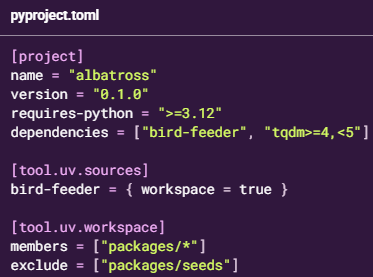
#> input picture notes/Workspaces/images/workspace.png, 373 x 277 px
$ jupyter execute workspaces.ipynb
#> lines starting #> are read from the running program, lines starting #| are printed output that depends on the picture
### Workspace:

- Inspired by the Cargo concept of the same name, a workspace is "a collection of one or more packages, called workspace members, that are managed together.

- Workspaces organize large codebases by splitting them into multiple packages with common dependencies.
- Think: a FastAPI-based web application, alongside a series of libraries that are versioned and maintained as separate Python packages, all in the same Git repository.
- In a workspace, each package defines its own pyproject.toml, but the workspace shares a single lockfile, ensuring that the workspace operates with a consistent set of dependencies.
- As such, uv lock operates on the entire workspace at once, while uv run and uv sync operate on the workspace root by default, though both accept a --package argument, allowing you to run a command in a particular workspace member from any workspace directory

#### To create a workspace:

- add a ```tool.uv.workspace``` table to a ```pyproject.toml```, which will implicitly create a workspace rooted at that package

Note:
- running uv init inside existing package will add newly created workspace

Pyproject.toml:

- defining a workspace, you must specify the members (required) and exclude (optional) keys, which direct the workspace to include or exclude specific directories as members respectively, and accept lists of globs in ```pyproject.toml``` file
- workspace members can be either applications or libraries
- every workspace needs a root, which is also a workspace member.

[cell 1]
from PIL import Image
from IPython.display import display

img = Image.open('images/workspace.png')
#> img is the input picture: PIL image 373x277 RGBA; mean R, G, B, A 60.3, 36.9, 70.2, 255
new_image = img.resize((390, 290))
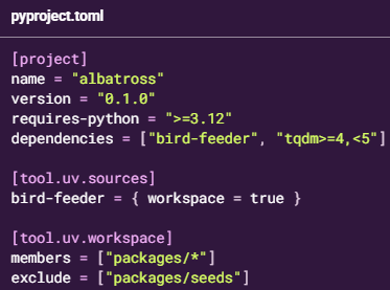
#> new_image: PIL image 390x290 RGBA; mean R, G, B, A 60.3, 36.9, 70.2, 255
display(new_image)
